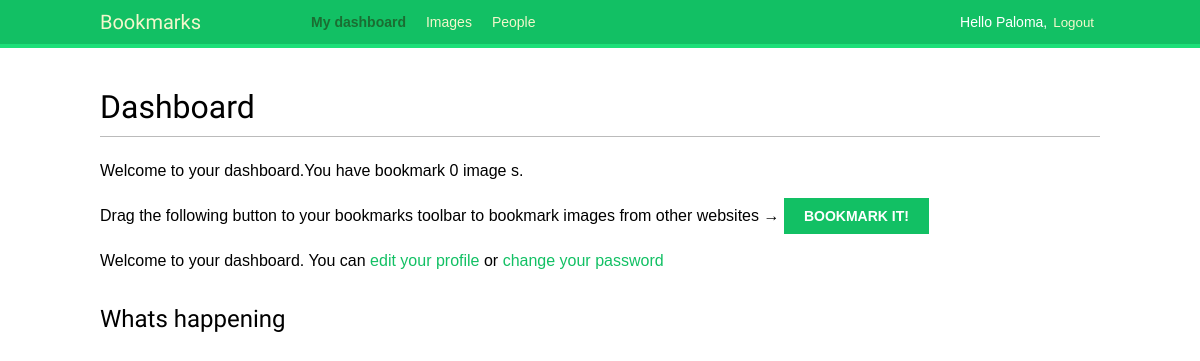
Page /account/ (signed in) on the earlier database version.
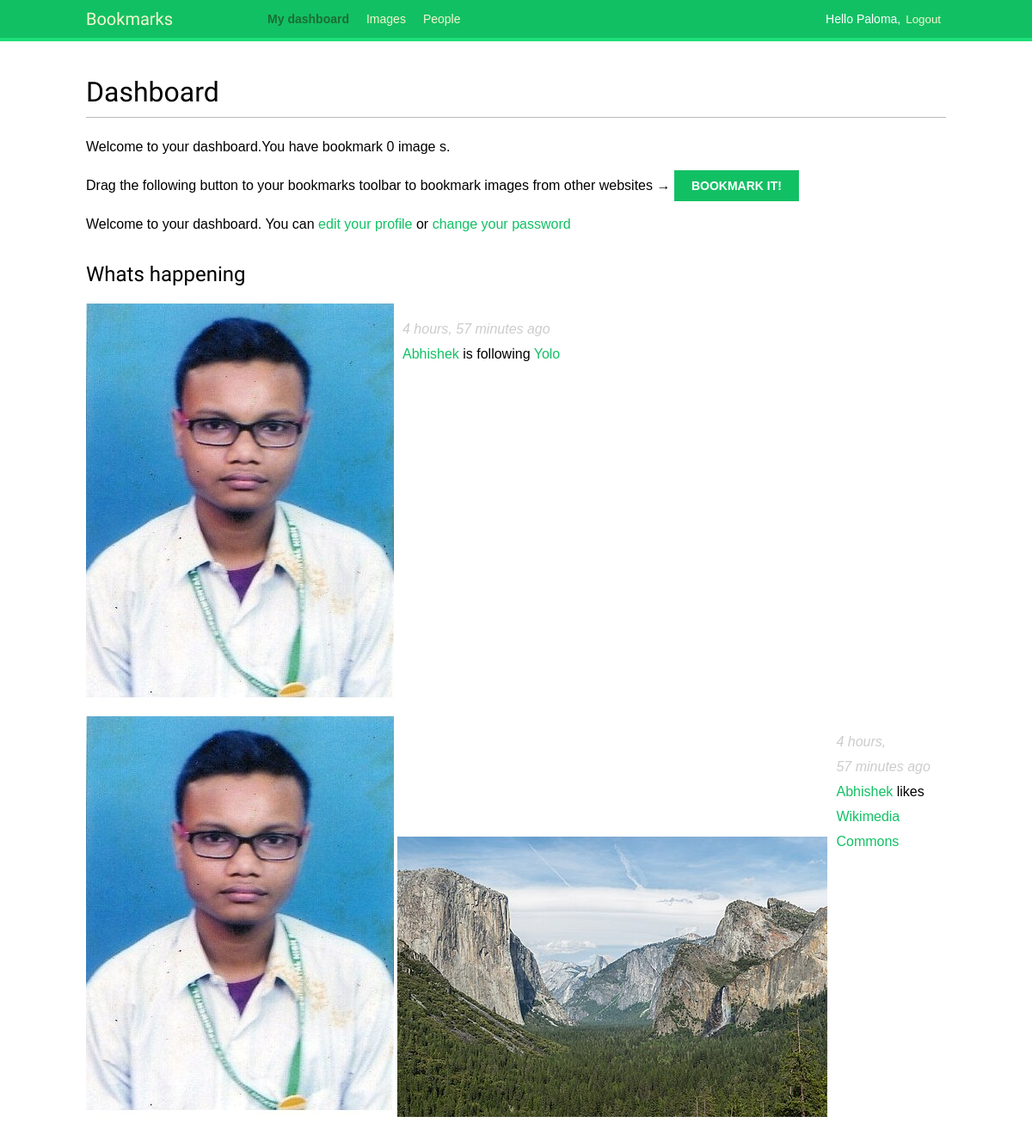
Same page on the later database version.
### actions/models.py (models this page shows)
class Actions(models.Model):
    user = models.ForeignKey(
        settings.AUTH_USER_MODEL,
        related_name='actions',
        on_delete=models.CASCADE
    )
    verb = models.CharField(max_length=255)
    created = models.DateTimeField(auto_now_add=True)
    target_ct = models.ForeignKey(
        ContentType,
        blank=True,
        null=True,
        related_name='target_obj',
        on_delete=models.CASCADE
    )
    target_id = models.PositiveIntegerField(null=True, blank=True)
    target = GenericForeignKey('target_ct', 'target_id')
    class Meta:
        indexes = [
            models.Index(fields=['-created']),
            models.Index(fields=['target_ct', 'target_id']),
        ]
        ordering = ['-created']

### images/models.py (models this page shows, shortened)
class Image(models.Model):
    user = models.ForeignKey(
        settings.AUTH_USER_MODEL,
        related_name='images_created',
        on_delete=models.CASCADE
    )
    title = models.CharField(max_length=200)
    slug = models.SlugField(max_length=200,blank=True)
    url = models.URLField(max_length=2000)
    image = models.ImageField(upload_to='images/%Y/%m/%d/')
    description = models.TextField()
    created = models.DateTimeField(auto_now_add=True)
    total_likes = models.PositiveIntegerField(default=0)
    users_like = models.ManyToManyField(
        settings.AUTH_USER_MODEL,
        related_name='images_liked',
        blank=True
    )
    class Meta:
        indexes = [
            models.Index(fields=['-created']),
            models.Index(fields=['-total_likes'])
        ]
        ordering = ['-created']
    def __str__(self):
        return self.title
    def get_absolute_url(self):
        return reverse("images:detail", args=[self.id,self.slug])

### account/views.py (the view)
# urls.py: path('',views.dashboard,name='dashboard'),
@login_required
def dashboard(request):
    actions = Actions.objects.exclude(user=request.user)
    following_ids = request.user.following.values_list(
        'id',flat=True
    )
    if following_ids:
        actions = actions.filter(user_id__in=following_ids)
    actions = actions.select_related(
        'user','user__profile').prefetch_related('target')[:10]
    return render(
        request,
        'account/dashboard.html',
        {
            'section':'dashboard',
            'actions':actions
        }
    )

### account/templates/account/dashboard.html (shortened to what this page needs)
{% extends "base.html" %}
{% block content %}
 <h1>Dashboard</h1>
 {% with total_images_created=request.user.images_created.count %}
   <p>
      Welcome to your dashboard.You have bookmark {{ total_images_created }}
      image {{ total_images_created | pluralize }}.
   </p>
 {% endwith %}
 <p>
   Drag the following button to your bookmarks toolbar to bookmark images
   from other websites → <a href="javascript:{% include "bookmarklet_launcher.js"%}" class="button">BookMark it!</a>
 </p>
 <p>
    Welcome to your dashboard.
    You can <a href="{% url "edit" %}">edit your profile</a> or <a href="{% url "password_change" %}">
    change your password</a>
 </p>
 <h2>Whats happening</h2>
 <div id="action-list">
  {% for action in actions %}
      {% include "actions/action/detail.html" %}
  {% endfor %}
 </div>
{% endblock %}

### account/templates/base.html (shortened to what this page needs)
{% load static %}
<!DOCTYPE html>
<html>
<head>
    <link href="{% static "css/base.css" %}" rel="stylesheet">
</head>
<body>
    <div id="header">
        <span class="logo">Bookmarks</span>
        {% if request.user.is_authenticated %}
            <nav>
                <ul class="menu">
                    <li {% if section == "dashboard" %}class="selected"{% endif %}>
                        <a href="{% url "dashboard" %}">My dashboard</a>
                    </li>
                    <li {% if section == "images" %}class="selected"{% endif %}>
                        <a href="{% url "images:list" %}">Images</a>
                    </li>
                    <li {% if section == "people" %}class="selected"{% endif %}>
                        <a href="{% url "user_list" %}">People</a>
                    </li>
                </ul>
            </nav>
        {% endif %}
        <span class="user">
            {% if request.user.is_authenticated %}
                Hello {{ request.user.first_name|default:request.user.username }},
                <form action="{% url "logout" %}" method="post">
                    <button type="submit">Logout</button>
                </form>
            {% else %}
                <a href="{% url "login" %}">Log-in</a>
            {% endif %}
        </span>
    </div>
    <div id="content">
        {% block content %}
        {% endblock %}
    </div>
</body>
</html>

### images/templates/bookmarklet_launcher.js
(function(){
 if(!window.bookmarklet) {
    bookmarklet_js = document.body.appendChild(document.createElement('script'));
    bookmarklet_js.src = '//127.0.0.1:8000/static/js/bookmarklet.js?r='+Math.floor(Math.random()*9999999999999999);
    window.bookmarklet = true;
 }
 else {
    bookmarkletLaunch();
 }
})();

### actions/templates/actions/action/detail.html
{% load thumbnail %}
{% with user=action.user profile=action.user.profile %}
    <div class="action">
        <div class="images">
            {% if profile.photo %}
                {% thumbnail user.profile.photo "80x80" crop="100%" as im %}
                <a href="{{ user.get_absolute_url }}">
                    <img src="{{ im.url }}" alt="{{ user.get_full_name }}"
                    class="item-img">
                </a>
            {% endif %}
            {% if action.target %}
                {% with target=action.target %}
                    {% if target.image %}
                        {% thumbnail target.image "80x80" crop="100%" as im %}
                        <a href="{{ target.get_absolute_url }}">
                            <img src="{{ im.url }}" class="item-img">
                        </a>
                    {% endif %}
                {% endwith %}
            {% endif %}
        </div>
        <div class="info">
            <p>
                <span class="date">{{ action.created|timesince }} ago</span>
                <br />
                <a href="{{ user.get_absolute_url }}">
                    {{ user.first_name }}
                </a>
                {{ action.verb }}
                {% if action.target %}
                    {% with target=action.target %}
                        <a href="{{ target.get_absolute_url }}">{{ target }}</a>
                    {% endwith %}
                {% endif %}
            </p>
        </div>
    </div>
{% endwith %}

### account/static/css/base.css (style rules this page uses)
body { margin:0; padding:0; font-family:helvetica, sans-serif; }
p { line-height: 1.8; }
a { color:#12c064; text-decoration:none; }
h1, h2, h3, h4, h5 , h6 { font-family: 'Muli', sans-serif; font-weight:normal; }
h1 { border-bottom:1px solid #bbb; padding:0 0 10px 0; margin:10px 0 20px 0; }
h2 { margin:30px 0 20px; }
#header { padding:10px 100px; font-size:14px; background:#12c064; color:#fff; border-bottom:4px solid #1cdf78; overflow:auto; }
#header .logo { font-family: 'Muli', sans-serif; float:left; color:#f3f7cc; font-size:20px; margin-right:10%; }
#header ul.menu { list-style:none; float:left; margin:0; padding:0; }
#header ul.menu li { float:left; padding:4px 10px; }
#header ul.menu li.selected a, #header ul.menu li.selected a:hover { color:#1b6d32; font-weight:bold; }
#header a { color:#f3f7cc; }
#header .user { float:right; padding-top:4px; }
#header .user form { display:inline; float:right; }
#header .user button { background:none; color:#f3f7cc; border:none; cursor:pointer; float:left; display:inline; }
#content { padding:30px 100px; }
form { overflow:auto; }
input[type=submit], a.button { font-weight:bold; background:#12c064; color:#fff; padding:10px 20px; font-size:14px; text-transform:uppercase; }
.action { clear:both; overflow:auto; }
.action .images { float:left; margin:0 10px 10px 0; }
.action .date { font-style:italic; color:#ccc; }

Differences in the rows shown:
added Actions: created "4 hours, 57 minutes", user.first_name "Abhishek", verb "is following", target "Yolo"
added Actions: target_id 13 (drawn), created "4 hours, 57 minutes", user.first_name "Abhishek", verb "likes", target "Wikimedia Commons"
